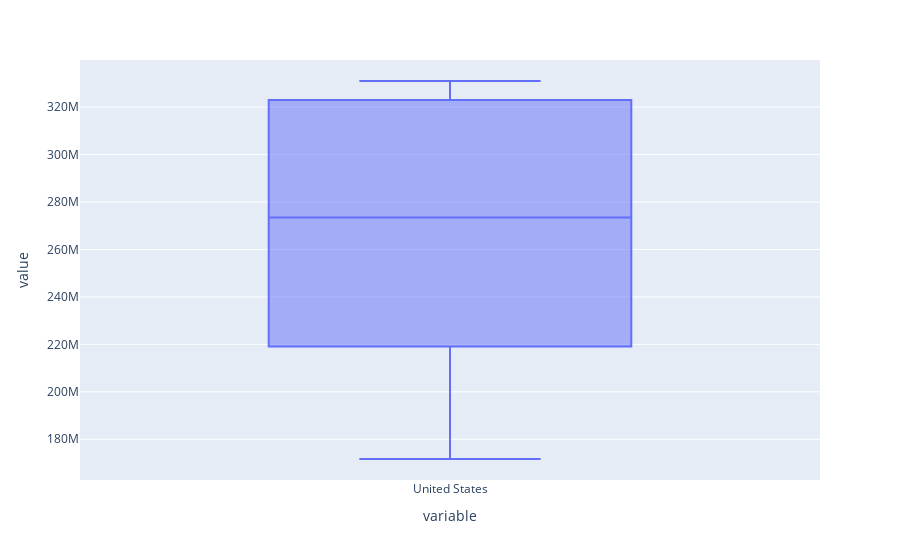

Notebook code cell kept with this figure:
### Markdown cell above
# Boxplot

### Code cell
pd.options.plotting.backend = 'plotly'
df_pivot['United States'].plot(kind='box')

### Figure 1 — Plotly figure (JSON) as saved in the notebook; plotly's stock layout.template omitted (floating-point values rounded to 4 significant figures)
{"data": [{"alignmentgroup": "True", "hovertemplate": "variable=%{x}<br>value=%{y}<extra></extra>", "legendgroup": "", "marker": {"color": "#636efa"}, "name": "", "notched": false, "offsetgroup": "", "orientation": "v", "showlegend": false, "type": "box", "x": ["United States", "United States", "United States", "United States", "United States", "United States", "United States", "United States", "United States", "United States", "United States", "United States", "United States", "United States", "United States", "United States", "United States", "United States"], "x0": " ", "xaxis": "x", "y": [171700000.0, 186700000.0, 199700000.0, 209500000.0, 219100000.0, 229500000.0, 240500000.0, 252100000.0, 265200000.0, 281700000.0, 295000000.0, 309000000.0, 320900000.0, 323000000.0, 325100000.0, 327100000.0, 329100000.0, 331000000.0], "y0": " ", "yaxis": "y"}], "layout": {"boxmode": "group", "legend": {"tracegroupgap": 0}, "margin": {"t": 60}, "xaxis": {"anchor": "y", "domain": [0, 1], "title": {"text": "variable"}}, "yaxis": {"anchor": "x", "domain": [0, 1], "title": {"text": "value"}}}}
